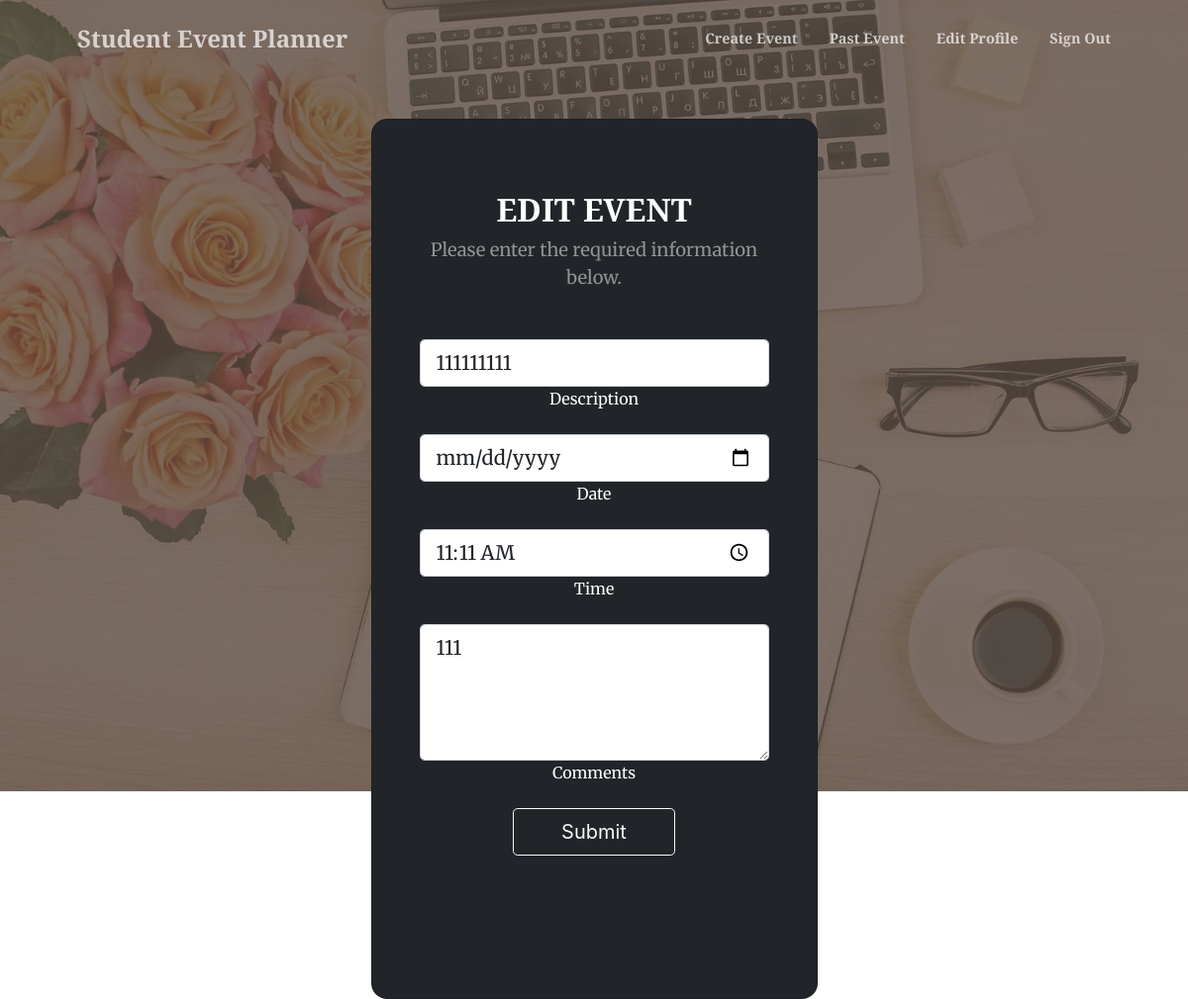
Screenshot of /editevent.php?eventId=10 (signed in) with the database file from the repository.
### tables this page shows
CREATE TABLE `event_planner` (
  `email` varchar(40) NOT NULL,
  `description` varchar(1000) NOT NULL,
  `date` date NOT NULL,
  `time` varchar(6) NOT NULL,
  `comments` varchar(1000) NOT NULL,
  `eventId` int(100) NOT NULL
);

### editevent.php (the view, shortened to what this page needs)
<?php include 'webtemplate1header.php'; ?>
<header class="masthead">
    <div class="container py-5 h-100">
        <div class="row d-flex justify-content-center align-items-center h-100">
            <div class="col-12 col-md-8 col-lg-6 col-xl-5">
                <div class="card bg-dark text-white" style="border-radius: 1rem;">
                    <div class="card-body p-5 text-center">
                        <div class="mb-md-5 mt-md-4 pb-5">
                            <h2 class="fw-bold mb-2 text-uppercase">Edit Event</h2>
                            <?php if ($_SERVER['REQUEST_METHOD'] === 'GET') : ?>
                            <?php
                                $eventId = $_GET["eventId"];
                                $sql = "SELECT email, description, date, time, comments, eventId FROM event_planner WHERE eventId='$eventId' AND email='$_SESSION[useremail]'";
                                $result = $conn->query($sql);
                                if ($result->num_rows > 0) {
                                        while($row = $result->fetch_assoc()) {
                                            $desc = $row["description"];
                                            $date = $row["date"];
                                            $time = $row["time"];
                                            $comm = $row["comments"];
                                        }
                                 }
                            ?>
                            <form id="contactForm" action="<?php htmlspecialchars($_SERVER['PHP_SELF']) ?>" method="post">
                            <p class="text-white-50 mb-5">Please enter the required information below.</p>
                                    <div class="form-outline form-white mb-3">
                                        <input type="desc" id="desc" name="desc" class="form-control form-control-lg" value="<?php echo $desc ?>" required/>
                                        <label class="form-label" for="desc">Description</label>
                                    </div>
                                    <div class="form-outline form-white mb-3">
                                        <input type="date" id="date" name="date" class="form-control form-control-lg" value="<?php echo $date ?>" required/>
                                        <label class="form-label" for="date">Date</label>
                                    </div>
                                    <div class="form-outline form-white mb-3">
                                        <input type="time" id="time" name="time" class="form-control form-control-lg" value="<?php echo $time ?>" required/>
                                        <label class="form-label" for="time">Time</label>
                                    </div>
                                    <div class="form-outline form-white mb-3">
                                        <textarea rows="4" cols="50" id="comm" name="comm" class="form-control form-control-lg" required><?php echo $comm ?></textarea>
                                        <label class="form-label" for="comm">Comments</label>
                                    </div>
                                    <button class="btn btn-outline-light btn-lg px-5" type="submit">Submit</button>
                            </form>
                            <?php endif ?>
                        </div>
                    </div>
                </div>
            </div>
        </div>
    </div>
</header>
<?php include 'webtemplate1footer.php'; ?>

### rows the page displays
event_planner: desc "111111111", time "11:11", comm "111"
